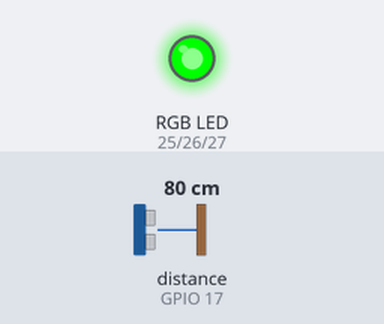
The sketch below on a simulated ESP32. Parts: an RGB LED mixed from three pins (HIGH = lit). Wiring (inferred from the names in the program): ultrasonic range finder: trigger GPIO 4; echo GPIO 17. The inputs (shaded band) are chosen by the test bench; at power-on: distance to the obstacle (sensor on GPIO 17) 80 cm. The echo pulse lasts 58.3 µs per cm; pins used as bus, display or sensor lines are not drawn; what the sketch prints to the serial monitor is not drawn.

Above: at 2.3 s.
2.4 s: distance to the obstacle (sensor on GPIO 17) set to 12 cm
4.3 s: distance to the obstacle (sensor on GPIO 17) set to 9 cm
At 6.3 s:
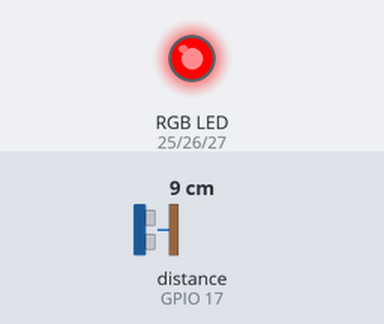
6.6 s: distance to the obstacle (sensor on GPIO 17) set to 18 cm
At 8.0 s:
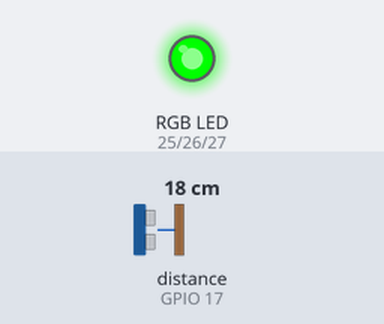
8.6 s: distance to the obstacle (sensor on GPIO 17) set to 2 cm
At 9.7 s:
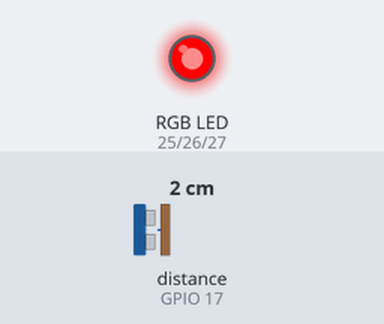
Timing chart, 0 to 11.6 s (numbered marks = the images above; inputs shaded):
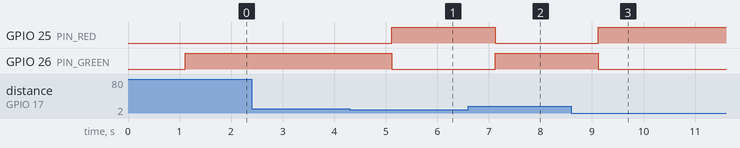

Measured:
- the behaviour switches between 11 and 10 cm on distance to the obstacle (sensor on GPIO 17) (found by bisection; images 0 and 1)
- after the input at 2.4 s, every drawn part: stays the same
- after the input at 4.3 s, GPIO 25 (PIN_RED): LOW → HIGH after 0.82 s; GPIO 26 (PIN_GREEN): HIGH → LOW after 0.82 s
- after the input at 6.6 s, GPIO 25 (PIN_RED): HIGH → LOW after 0.52 s; GPIO 26 (PIN_GREEN): LOW → HIGH after 0.52 s
- after the input at 8.6 s, GPIO 25 (PIN_RED): LOW → HIGH after 0.52 s; GPIO 26 (PIN_GREEN): HIGH → LOW after 0.52 s

The sketch:

ESP32_With_Ultrasonic_and_W25QxxFlash.ino
```cpp
/*
 * This ESP32 code is created by esp32io.com
 *
 * This ESP32 code is released in the public domain
 *
 * For more detail (instruction and wiring diagram), visit https://esp32io.com/tutorials/esp32-rgb-led
 */
#include <SPI.h>
#include <string.h>

#define PIN_RED           25 // GPIO23
#define PIN_GREEN         26 // GPIO22
#define PIN_BLUE          27 // GPIO21
#define TRIGGER_PIN       4
#define ECHO_PIN          17
#define SOUND_SPEED       0.034
#define CM_TO_INCH        0.393701
#define PIN_CS            5


#define MAX_NEAREST_DISTANCE_THRESHOLD_CM    10
#define MAX_READ_SIZE 60

long duration;
float distanceCm;
float distanceInch;

typedef struct _DistanceCrossInfo_
{
  uint32_t uiFlahSaveSize;
  uint32_t uiObcTime;
} DistanceCrossInfo;

DistanceCrossInfo gtDistancInfo;
unsigned long currentMillis;
unsigned long previousMillis = 0;   // stores last tick

/*******************************************************************
* W25QxxFlash functions.
*******************************************************************/
uint32_t readJEDECID()
{
  digitalWrite(PIN_CS, LOW);
  SPI.transfer(0x9F);  // JEDEC ID command

  uint8_t mfg = SPI.transfer(0x00);
  uint8_t mem = SPI.transfer(0x00);
  uint8_t cap = SPI.transfer(0x00);

  digitalWrite(PIN_CS, HIGH);

  return (mfg << 16) | (mem << 8) | cap;
}

void writeEnable()
{
  digitalWrite(PIN_CS, LOW);
  SPI.transfer(0x06);  // Write Enable command
  digitalWrite(PIN_CS, HIGH);
}

void flashWaitBusy() {
  uint8_t status;
  do {
    digitalWrite(PIN_CS, LOW);
    SPI.transfer(0x05);       // RDSR
    status = SPI.transfer(0); // read
    digitalWrite(PIN_CS, HIGH);
  } while (status & 0x01); // Wait for BUSY=0
}

void flashPageProgram(uint32_t addr, uint8_t *data, uint16_t len) {
  // Step 1: Erase the sector that contains this address
  uint32_t sectorAddr = addr & ~(0xFFF); // align to 4KB boundary
  writeEnable();
  digitalWrite(PIN_CS, LOW);
  SPI.transfer(0x20);  // Sector Erase (4KB)
  SPI.transfer((sectorAddr >> 16) & 0xFF);
  SPI.transfer((sectorAddr >> 8) & 0xFF);
  SPI.transfer(sectorAddr & 0xFF);
  digitalWrite(PIN_CS, HIGH);
  flashWaitBusy();

  // Step 2: Write up to 100 bytes into the page
  writeEnable();
  digitalWrite(PIN_CS, LOW);
  SPI.transfer(0x02);  // Page Program
  SPI.transfer((addr >> 16) & 0xFF);
  SPI.transfer((addr >> 8) & 0xFF);
  SPI.transfer(addr & 0xFF);

  for (uint16_t i = 0; i < len; i++) {
    SPI.transfer(data[i]);
  }

  digitalWrite(PIN_CS, HIGH);
  flashWaitBusy();
}

void flashReadData(uint32_t addr, uint8_t *buffer, uint16_t len)
{
  digitalWrite(PIN_CS, LOW);
  SPI.transfer(0x03);  // Read Data
  SPI.transfer((addr >> 16) & 0xFF);
  SPI.transfer((addr >> 8) & 0xFF);
  SPI.transfer(addr & 0xFF);

  for (int i = 0; i < len; i++) {
    buffer[i] = SPI.transfer(0x00);
  }
  digitalWrite(PIN_CS, HIGH);
}


void chipErase()
{
  writeEnable();
  digitalWrite(PIN_CS, LOW);
  SPI.transfer(0xC7);  // Chip Erase command
  digitalWrite(PIN_CS, HIGH);

  Serial.println("Erasing... this may take some time");
  delay(5000); // wait for erase to finish
}

void SaveToFlash(uint8_t* ucData, uint32_t uiDataSize)
{
  flashPageProgram(0, ucData, uiDataSize);
}

void ReadFromFlash(uint8_t* ucOutputBuff, uint32_t uiReadSize)
{
  flashReadData(0, ucOutputBuff, uiReadSize);
}

void ReadOnBoot(void)
{
  uint8_t ucReadBuff[100] = {0};

  ReadFromFlash(ucReadBuff, MAX_READ_SIZE);
  delay(1000);

  Serial.println("The data read from flash on boot:");
  for(int i = 0; i < MAX_READ_SIZE; ++i)
  {
    Serial.print((char)ucReadBuff[i]);
  }
  Serial.println();
  delay(100);
}


/*******************************************************************
* Ultra sonic sensor functions.
*******************************************************************/
int UltraSonicSensorReading(void)
{
  // Clears the trigPin
  digitalWrite(TRIGGER_PIN, LOW);
  delayMicroseconds(2);
  // Sets the trigPin on HIGH state for 10 micro seconds
  digitalWrite(TRIGGER_PIN, HIGH);
  delayMicroseconds(10);
  digitalWrite(TRIGGER_PIN, LOW);

  // Reads the echoPin, returns the sound wave travel time in microseconds
  duration = pulseIn(ECHO_PIN, HIGH);

  // Calculate the distance
  distanceCm = duration * SOUND_SPEED/2;

  // Convert to inches
  distanceInch = distanceCm * CM_TO_INCH;

  // Prints the distance in the Serial Monitor
  // Serial.print("Distance (cm): ");
  // Serial.println(distanceCm);
  // delay(1000);

  return (int)distanceCm;
}

/*******************************************************************
* RGB LED functions.
*******************************************************************/
void RgbLed(void)
{
  // Blink RED only
  setColor(255, 0, 0);  // RED on
  delay(1000);
  setColor(0, 0, 0);    // All off
  delay(1000);

  // Blink GREEN only
  setColor(0, 255, 0);  // GREEN on
  delay(1000);
  setColor(0, 0, 0);    // All off
  delay(1000);

  // Blink BLUE only
  setColor(0, 0, 255);  // BLUE on
  delay(1000);
  setColor(0, 0, 0);    // All off
  delay(1000);

  return;
}

void setColor(int R, int G, int B)
{
  analogWrite(PIN_RED,   R);
  analogWrite(PIN_GREEN, G);
  analogWrite(PIN_BLUE,  B);
}

/*******************************************************************
* Distance Alert FSM
*******************************************************************/
void DistanceAlertFsm(void)
{
  int iMaxNearestDistance = 0;
  uint8_t ucFlahSaveBuff[150] = {0};
  int uiFlshSaveMsgSize = 0;

  iMaxNearestDistance = UltraSonicSensorReading();

  if(iMaxNearestDistance < MAX_NEAREST_DISTANCE_THRESHOLD_CM)
  {
    setColor(255, 0, 0);  // RED on
    uiFlshSaveMsgSize = sprintf((char*)ucFlahSaveBuff, "The Distance is %d And the OBC time is : %d",
                        iMaxNearestDistance,gtDistancInfo.uiObcTime);

    SaveToFlash(ucFlahSaveBuff, uiFlshSaveMsgSize);
    Serial.println("Saved new distance and time to flash");
  }
  else
  {
    setColor(0, 255, 0);  // GREEN on
    //Serial.print("The distance is :");
    //Serial.println(iMaxNearestDistance);
  }
}

/*******************************************************************
* Initialization functions.
*******************************************************************/
void RgbLedInit(void)
{
  pinMode(PIN_RED,   OUTPUT);
  pinMode(PIN_GREEN, OUTPUT);
  pinMode(PIN_BLUE,  OUTPUT);
  return;
}

void UltraSonicSensorInit(void)
{
  pinMode(TRIGGER_PIN, OUTPUT);
  pinMode(ECHO_PIN, INPUT);

  return;
}

void W25QxxFlashInit(void)
{
  SPI.begin(18, 19, 23, PIN_CS);  // SCK=18, MISO=19, MOSI=23, CS=5
  pinMode(PIN_CS, OUTPUT);
  digitalWrite(PIN_CS, HIGH);

  return;
}
/*******************************************************************
* Time Ticker
*******************************************************************/
void TimeTicker(void)
{
  currentMillis = millis();

  if (currentMillis - previousMillis >= 1000) // 1 second passed
  {
    gtDistancInfo.uiObcTime += 1;  // increment your time counter
    previousMillis = currentMillis; // update last tick
  }
}


/*******************************************************************
* Start of Setup and Loop
*******************************************************************/
void setup()
{
  RgbLedInit();
  UltraSonicSensorInit();
  W25QxxFlashInit();
  Serial.begin(115200); // Starts the serial communication]

  ReadOnBoot();
}

void loop()
{
  TimeTicker();
  DistanceAlertFsm();

  delay(1000);
}
```
